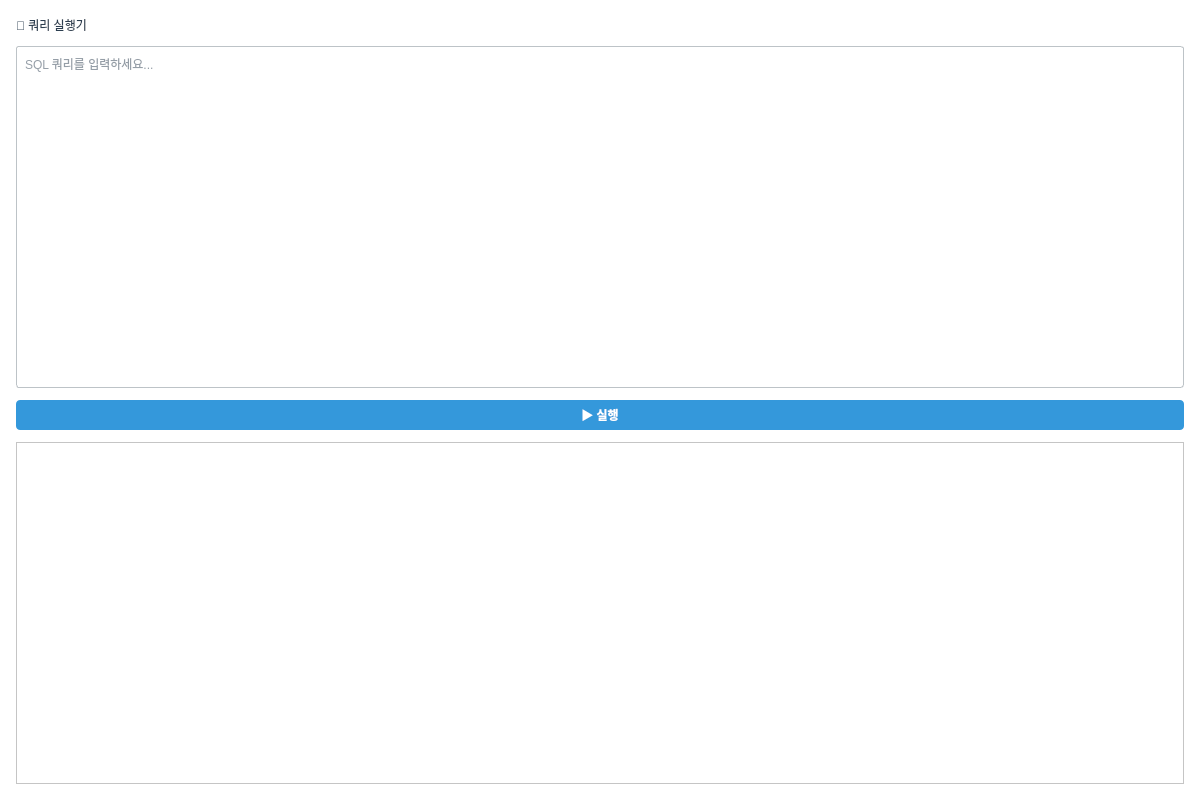
<?xml version="1.0" encoding="UTF-8"?>
<ui version="4.0">
 <class>QueryTab</class>
 <widget class="QWidget" name="QueryTab">
  <property name="geometry">
   <rect>
    <x>0</x>
    <y>0</y>
    <width>1200</width>
    <height>800</height>
   </rect>
  </property>
  <property name="windowTitle">
   <string>Query</string>
  </property>
  <property name="styleSheet">
   <string notr="true">QWidget {
    background-color: #FFFFFF;
    color: #2C3E50;
    font-family: &quot;맑은 고딕&quot;;
    font-size: 9pt;
}

QTabWidget::pane {
    border: 1px solid #BDC3C7;
    background-color: #FFFFFF;
}

QTabBar::tab {
    background-color: #ECF0F1;
    color: #2C3E50;
    padding: 8px 16px;
    margin-right: 2px;
    border: 1px solid #BDC3C7;
    border-bottom: none;
    border-top-left-radius: 4px;
    border-top-right-radius: 4px;
}

QTabBar::tab:selected {
    background-color: #3498DB;
    color: #FFFFFF;
    font-weight: bold;
}

QTabBar::tab:hover {
    background-color: #D5DBDB;
}

QTableWidget {
    gridline-color: #BDC3C7;
    background-color: #FFFFFF;
    alternate-background-color: #F8F9FA;
    selection-background-color: #3498DB;
    selection-color: #FFFFFF;
}

QTableWidget::item {
    padding: 4px;
    border: none;
}

QHeaderView::section {
    background-color: #ECF0F1;
    color: #2C3E50;
    padding: 6px;
    border: 1px solid #BDC3C7;
    font-weight: bold;
}

QLineEdit, QTextEdit, QPlainTextEdit {
    background-color: #FFFFFF;
    border: 1px solid #BDC3C7;
    border-radius: 3px;
    padding: 4px;
    color: #2C3E50;
}

QLineEdit:focus, QTextEdit:focus, QPlainTextEdit:focus {
    border: 2px solid #3498DB;
}

QPushButton {
    background-color: #3498DB;
    color: #FFFFFF;
    border: none;
    border-radius: 4px;
    padding: 6px 12px;
    font-weight: bold;
}

QPushButton:hover {
    background-color: #2980B9;
}

QPushButton:pressed {
    background-color: #1F618D;
}

QPushButton:disabled {
    background-color: #BDC3C7;
    color: #7F8C8D;
}

QLabel {
    color: #2C3E50;
    background-color: transparent;
}

QGroupBox {
    border: 2px solid #BDC3C7;
    border-radius: 5px;
    margin-top: 10px;
    padding-top: 10px;
    background-color: #F8F9FA;
}

QGroupBox::title {
    subcontrol-origin: margin;
    subcontrol-position: top left;
    padding: 0 5px;
    color: #2C3E50;
    font-weight: bold;
}

QProgressBar {
    border: 1px solid #BDC3C7;
    border-radius: 3px;
    text-align: center;
    background-color: #ECF0F1;
}

QProgressBar::chunk {
    background-color: #3498DB;
}</string>
  </property>
  <layout class="QVBoxLayout" name="verticalLayout">
   <property name="spacing">
    <number>12</number>
   </property>
   <property name="leftMargin">
    <number>16</number>
   </property>
   <property name="topMargin">
    <number>16</number>
   </property>
   <property name="rightMargin">
    <number>16</number>
   </property>
   <property name="bottomMargin">
    <number>16</number>
   </property>
   <item>
    <widget class="QLabel" name="lbl_title">
     <property name="text">
      <string>💬 쿼리 실행기</string>
     </property>
     <property name="styleSheet">
   <string notr="true">QWidget {
    background-color: #FFFFFF;
    color: #2C3E50;
    font-family: &quot;맑은 고딕&quot;;
    font-size: 9pt;
}

QTabWidget::pane {
    border: 1px solid #BDC3C7;
    background-color: #FFFFFF;
}

QTabBar::tab {
    background-color: #ECF0F1;
    color: #2C3E50;
    padding: 8px 16px;
    margin-right: 2px;
    border: 1px solid #BDC3C7;
    border-bottom: none;
    border-top-left-radius: 4px;
    border-top-right-radius: 4px;
}

QTabBar::tab:selected {
    background-color: #3498DB;
    color: #FFFFFF;
    font-weight: bold;
}

QTabBar::tab:hover {
    background-color: #D5DBDB;
}

QTableWidget {
    gridline-color: #BDC3C7;
    background-color: #FFFFFF;
    alternate-background-color: #F8F9FA;
    selection-background-color: #3498DB;
    selection-color: #FFFFFF;
}

QTableWidget::item {
    padding: 4px;
    border: none;
}

QHeaderView::section {
    background-color: #ECF0F1;
    color: #2C3E50;
    padding: 6px;
    border: 1px solid #BDC3C7;
    font-weight: bold;
}

QLineEdit, QTextEdit, QPlainTextEdit {
    background-color: #FFFFFF;
    border: 1px solid #BDC3C7;
    border-radius: 3px;
    padding: 4px;
    color: #2C3E50;
}

QLineEdit:focus, QTextEdit:focus, QPlainTextEdit:focus {
    border: 2px solid #3498DB;
}

QPushButton {
    background-color: #3498DB;
    color: #FFFFFF;
    border: none;
    border-radius: 4px;
    padding: 6px 12px;
    font-weight: bold;
}

QPushButton:hover {
    background-color: #2980B9;
}

QPushButton:pressed {
    background-color: #1F618D;
}

QPushButton:disabled {
    background-color: #BDC3C7;
    color: #7F8C8D;
}

QLabel {
    color: #2C3E50;
    background-color: transparent;
}

QGroupBox {
    border: 2px solid #BDC3C7;
    border-radius: 5px;
    margin-top: 10px;
    padding-top: 10px;
    background-color: #F8F9FA;
}

QGroupBox::title {
    subcontrol-origin: margin;
    subcontrol-position: top left;
    padding: 0 5px;
    color: #2C3E50;
    font-weight: bold;
}

QProgressBar {
    border: 1px solid #BDC3C7;
    border-radius: 3px;
    text-align: center;
    background-color: #ECF0F1;
}

QProgressBar::chunk {
    background-color: #3498DB;
}</string>
  </property>
    </widget>
   </item>
   <item>
    <widget class="QPlainTextEdit" name="edit_query">
     <property name="placeholderText">
      <string>SQL 쿼리를 입력하세요...</string>
     </property>
     <property name="maximumHeight">
      <number>160</number>
     </property>
    </widget>
   </item>
   <item>
    <widget class="QPushButton" name="btn_run">
     <property name="text">
      <string>▶ 실행</string>
     </property>
    </widget>
   </item>
   <item>
    <widget class="QTableWidget" name="table_result">
     <property name="alternatingRowColors">
      <bool>true</bool>
     </property>
     <property name="selectionBehavior">
      <enum>QAbstractItemView::SelectRows</enum>
     </property>
    </widget>
   </item>
  </layout>
 </widget>
 <resources/>
 <connections/>
</ui>
